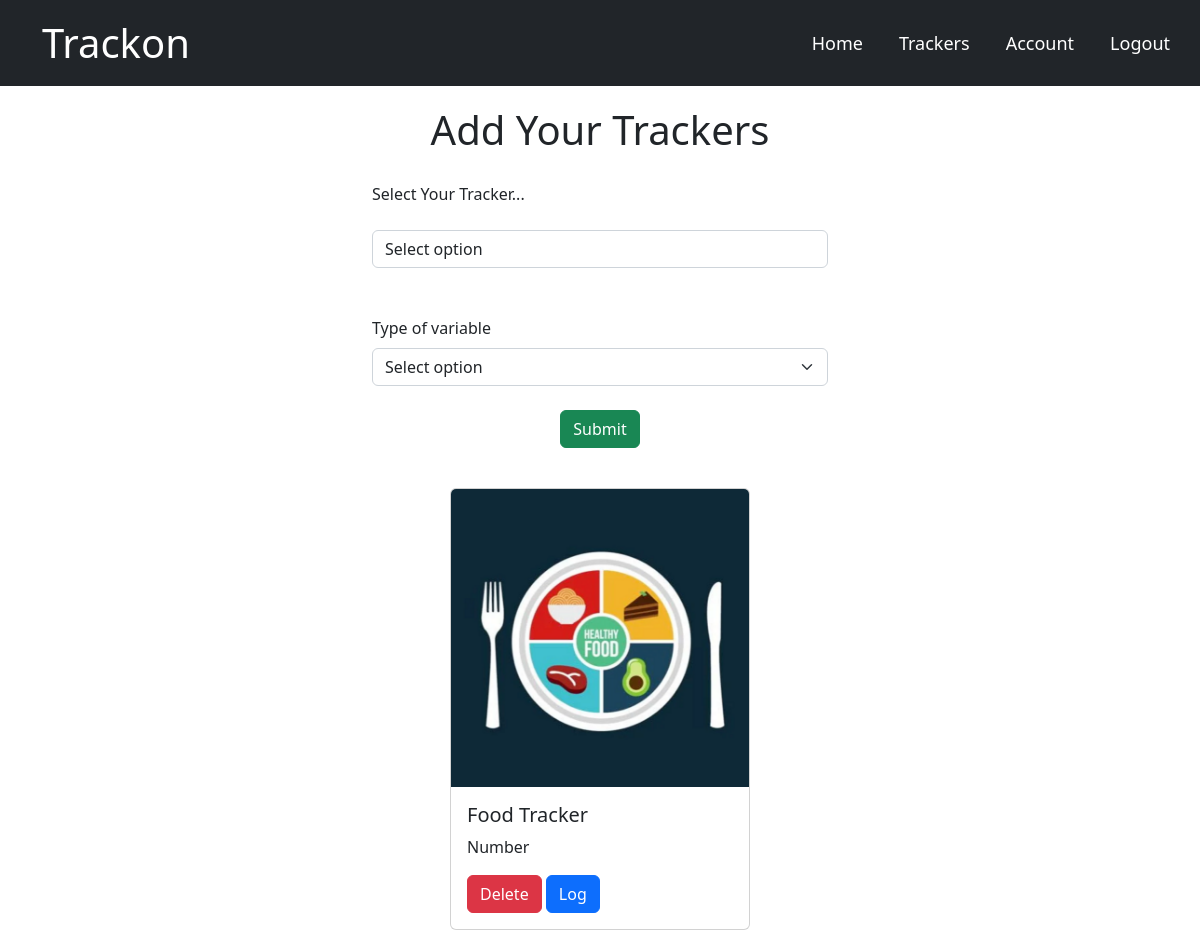
The page /track (signed in) on the database its author committed.
### main/models.py (models this page shows, shortened)
class Tracker(db.Model):
    sno = db.Column(db.Integer, primary_key=True)
    tracker_name = db.Column(db.String(300), nullable=False)
    task_value_type = db.Column(db.String(20), nullable=False)
    user_id = db.Column(db.Integer, db.ForeignKey('user.id'))
    logs = db.relationship('Inputaken', backref='tracker', lazy=True)

### main/routes.py (the view, shortened to what this page needs)
@app.route("/track", methods=['GET', 'POST'])
@login_required
def track():
    user = User.query.filter_by(id=current_user.id).first()
    outputpage = user.trackers
    outputpage=Tracker.query.filter_by(user_id=current_user.id).all()
    if(len(outputpage) == 0):
        return render_template("track.html", title="Track")
    return render_template('track.html', outpage=outputpage)

### main/models.py (called while the page is built)
@login_manager.user_loader
def load_user(user_id):
    return User.query.get(int(user_id))

### main/templates/track.html (shortened to what this page needs)
{% extends 'base.html' %} {% block content %}
{% if outpage|length <6 %}
 <div class="container track-heading">
  <h1>Add Your Trackers</h1>
  </div>
  <div class="container track-input">
    <form action="/track" method="POST">
      <div class="form">
        <label for="inputState">Select Your Tracker...</label><br /><br />
        <select id="inputState" class="form-control" name="track_variable">
          <option selected>Select option</option>
        </select><br /><br />
        <label for="inputState" class="form-label">Type of variable</label>
        <select id="inputState" class="form-select" name="track_type">
          <option selected>Select option</option>
        </select><br />
        <div class="track-btn">
          <button type="submit" class="btn btn-success">Submit</button>
        </div>
      </div>
    </form>
  </div>
  <div class="container track-card-container">
    {% for inpt in outpage %}
    <div class="card track-card">
      <img class="card-img-top" src="\static\{{inpt.tracker_name}}.png" alt="">
      <div class="card-body">
        <h5 class="card-title">{{inpt.tracker_name}}</h5>
        <p class="card-text">{{inpt.task_value_type}}</p>
        <a href="/track/delete/{{inpt.sno}}" type="button" class="btn btn-danger">Delete</a>
        <a href="/log/{{inpt.sno}}" type="button" class="btn btn-primary">Log</a>
      </div>
    </div>
    {% endfor %}
  </div>
  {% endif %} {% endblock content %}

### main/static/main.css (style rules this page uses)
.track-input { width: 40%; padding-top: 20px; }
.track-heading { text-align: center; padding-top: 20px; }
.track-btn { text-align: center; }
.track-card-container { display: flex; justify-content: center; align-items: center; flex-wrap: wrap; padding-top: 20px; }
.track-card { width:300px; margin: 20px 20px; }

### rows shown on the page
Tracker: tracker_name (picture), tracker_name "Food Tracker", task_value_type "Number"
